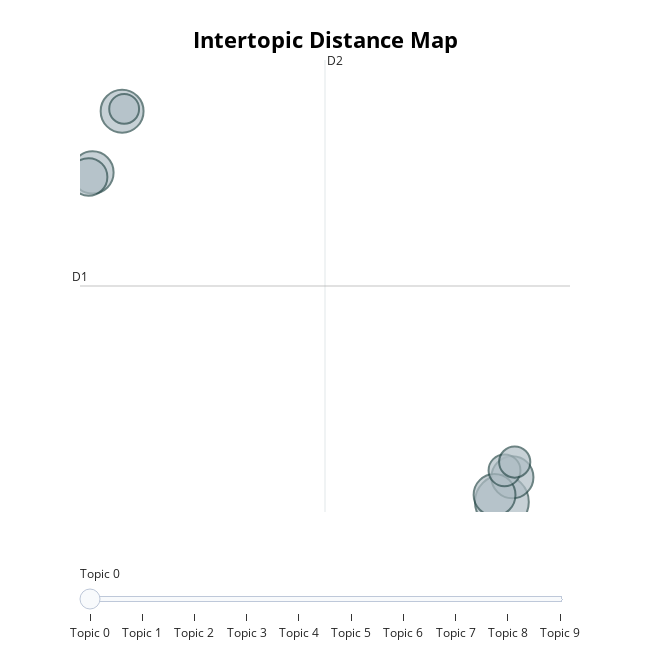

The code cell stored with this chart in its notebook:
### Code cell
topic_model.visualize_topics()

### Figure 1 — Plotly figure (JSON) as saved in the notebook; plotly's stock layout.template omitted (floating-point values rounded to 4 significant figures)
{"data": [{"customdata": [[null, null, 0, "øvrigt | forsøge | forventning | forventninger | forventningsprincip", 1210], [19.19, -3.139, 1, "han | havde | var | at | ikke", 1096], [-1.289, 15.13, 2, "frifundet | skatteministeriet | blev | herefter | span", 696], [-2.887, 12.26, 3, "skatterådet | er | kan | af | spørger", 675], [19.75, -1.985, 4, "ikke | at | retten | havde | fandt", 669], [18.79, -2.813, 5, "af | og | sagen | var | til", 662], [-3.095, 12.06, 6, "skatterådet | bekræfte | kan | stk | momslovens", 533], [19.33, -1.665, 7, "000 | kr | fængsel | tillægsbøde | straffen", 384], [19.88, -1.274, 8, "skat | target | href | _blank | aspx", 368], [-1.179, 15.24, 9, "stadfæstede | byrettens | dom | landsretten | byretsdommen", 337]], "hovertemplate": "<b>Topic %{customdata[2]}</b><br>Words: %{customdata[3]}<br>Size: %{customdata[4]}", "legendgroup": "", "marker": {"color": "#B0BEC5", "line": {"color": "DarkSlateGrey", "width": 2}, "size": [1210, 1096, 696, 675, 669, 662, 533, 384, 368, 337], "sizemode": "area", "sizeref": 0.7562, "symbol": "circle"}, "mode": "markers", "name": "", "orientation": "v", "showlegend": false, "type": "scatter", "x": [null, 19.19, -1.289, -2.887, 19.75, 18.79, -3.095, 19.33, 19.88, -1.179], "xaxis": "x", "y": [null, -3.139, 15.13, 12.26, -1.985, -2.813, 12.06, -1.665, -1.274, 15.24], "yaxis": "y"}], "layout": {"annotations": [{"showarrow": false, "text": "D1", "x": -3.559, "y": 6.957, "yshift": 10}, {"showarrow": false, "text": "D2", "x": 9.65, "xshift": 10, "y": 17.52}], "height": 650, "hoverlabel": {"bgcolor": "white", "font": {"family": "Rockwell", "size": 16}}, "legend": {"itemsizing": "constant", "tracegroupgap": 0}, "margin": {"t": 60}, "shapes": [{"line": {"color": "#CFD8DC", "width": 2}, "type": "line", "x0": 9.65, "x1": 9.65, "y0": -3.61, "y1": 17.52}, {"line": {"color": "#9E9E9E", "width": 2}, "type": "line", "x0": -3.559, "x1": 22.86, "y0": 6.957, "y1": 6.957}], "sliders": [{"active": 0, "pad": {"t": 50}, "steps": [{"args": [{"marker.color": [["red", "#B0BEC5", "#B0BEC5", "#B0BEC5", "#B0BEC5", "#B0BEC5", "#B0BEC5", "#B0BEC5", "#B0BEC5", "#B0BEC5"]]}], "label": "Topic 0", "method": "update"}, {"args": [{"marker.color": [["#B0BEC5", "red", "#B0BEC5", "#B0BEC5", "#B0BEC5", "#B0BEC5", "#B0BEC5", "#B0BEC5", "#B0BEC5", "#B0BEC5"]]}], "label": "Topic 1", "method": "update"}, {"args": [{"marker.color": [["#B0BEC5", "#B0BEC5", "red", "#B0BEC5", "#B0BEC5", "#B0BEC5", "#B0BEC5", "#B0BEC5", "#B0BEC5", "#B0BEC5"]]}], "label": "Topic 2", "method": "update"}, {"args": [{"marker.color": [["#B0BEC5", "#B0BEC5", "#B0BEC5", "red", "#B0BEC5", "#B0BEC5", "#B0BEC5", "#B0BEC5", "#B0BEC5", "#B0BEC5"]]}], "label": "Topic 3", "method": "update"}, {"args": [{"marker.color": [["#B0BEC5", "#B0BEC5", "#B0BEC5", "#B0BEC5", "red", "#B0BEC5", "#B0BEC5", "#B0BEC5", "#B0BEC5", "#B0BEC5"]]}], "label": "Topic 4", "method": "update"}, {"args": [{"marker.color": [["#B0BEC5", "#B0BEC5", "#B0BEC5", "#B0BEC5", "#B0BEC5", "red", "#B0BEC5", "#B0BEC5", "#B0BEC5", "#B0BEC5"]]}], "label": "Topic 5", "method": "update"}, {"args": [{"marker.color": [["#B0BEC5", "#B0BEC5", "#B0BEC5", "#B0BEC5", "#B0BEC5", "#B0BEC5", "red", "#B0BEC5", "#B0BEC5", "#B0BEC5"]]}], "label": "Topic 6", "method": "update"}, {"args": [{"marker.color": [["#B0BEC5", "#B0BEC5", "#B0BEC5", "#B0BEC5", "#B0BEC5", "#B0BEC5", "#B0BEC5", "red", "#B0BEC5", "#B0BEC5"]]}], "label": "Topic 7", "method": "update"}, {"args": [{"marker.color": [["#B0BEC5", "#B0BEC5", "#B0BEC5", "#B0BEC5", "#B0BEC5", "#B0BEC5", "#B0BEC5", "#B0BEC5", "red", "#B0BEC5"]]}], "label": "Topic 8", "method": "update"}, {"args": [{"marker.color": [["#B0BEC5", "#B0BEC5", "#B0BEC5", "#B0BEC5", "#B0BEC5", "#B0BEC5", "#B0BEC5", "#B0BEC5", "#B0BEC5", "red"]]}], "label": "Topic 9", "method": "update"}]}], "title": {"font": {"color": "Black", "size": 22}, "text": "<b>Intertopic Distance Map", "x": 0.5, "xanchor": "center", "y": 0.95, "yanchor": "top"}, "width": 650, "xaxis": {"anchor": "y", "domain": [0, 1], "range": [-3.559, 22.86], "title": {"text": ""}, "visible": false}, "yaxis": {"anchor": "x", "domain": [0, 1], "range": [-3.61, 17.52], "title": {"text": ""}, "visible": false}}}
